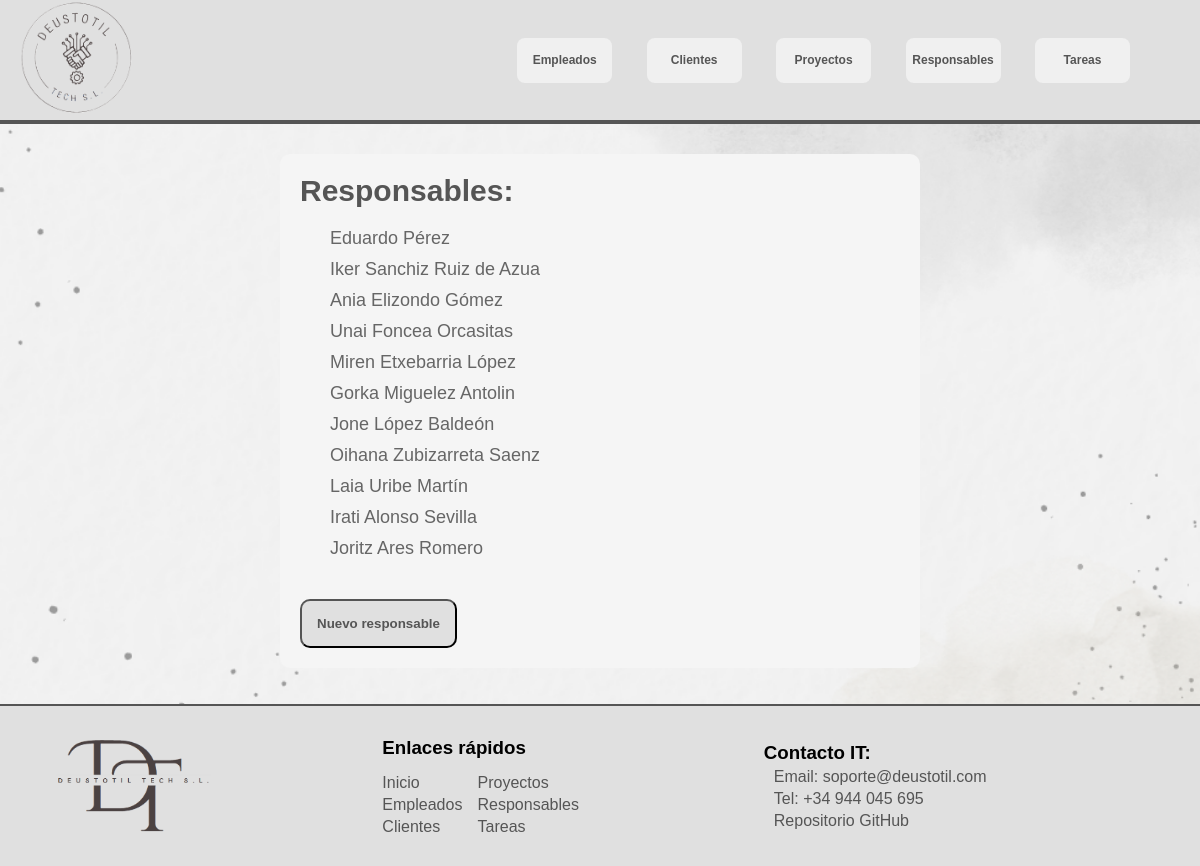
The app's page /deustotil/responsables with its own data.
### appdeustotil/models.py (models this page shows, shortened)
class Responsable(models.Model):
    DNI = models.CharField(max_length=9)
    nombre = models.CharField(max_length=30)
    apellidos = models.CharField(max_length=60)
    cargo = models.CharField(max_length=60)
    fecha_incorporacion = models.DateField()

### appdeustotil/views.py (the view)
# urls.py: path('responsables', views.ResponsableListView.as_view(), name='responsables'),
class ResponsableListView(ListView):
    model = Responsable
    queryset = Responsable.objects.all()

### appdeustotil/templates/appdeustotil/responsable_list.html
{% extends "base.html" %}
{% block content %}
<section id="content">
    <h2>Responsables:</h2>
    <ul>
    {% for responsable in object_list %}
        <li>
            <a href="{% url 'detalles_responsable' responsable.id %}">{{ responsable.nombre}} {{ responsable.apellidos}}</a>
        </li>
    {% endfor %}
    </ul>
    <button><a href="{% url 'crear_responsable'%}">Nuevo responsable</a></button>
</section>
{% endblock %}

### appdeustotil/static/css/styles.css (style rules this page uses)
* { margin:0; padding:0; font-family: Arial, Helvetica, sans-serif; }
html, body { height: 100%; }
#content { background-color: whitesmoke; max-width: 600px; margin: auto; padding: 20px; border-radius: 10px; }
article section { padding: 20px; margin-left: 10px; color:#555555; }
article section h2 { color: #555555; font-size: 30px; font-weight: 700; margin-bottom: 20px; }
article section ul { list-style: none; margin-left: 30px; margin-bottom: 20px; }
article section ul li { margin: 10px 0; font-size: 18px; }
article section ul li a { text-decoration: none; color: #666666; }
article section button { margin-top: 20px; padding: 15px; background-color: #e0e0e0; color:#555555; border-radius: 10px; font-weight: bold; }
article section button a { color: #555555; text-decoration: none; }

### records on screen
Responsable: nombre "Eduardo", apellidos "Pérez"
Responsable: nombre "Iker", apellidos "Sanchiz Ruiz de Azua"
Responsable: nombre "Ania", apellidos "Elizondo Gómez"
Responsable: nombre "Unai", apellidos "Foncea Orcasitas"
Responsable: nombre "Miren", apellidos "Etxebarria López"
Responsable: nombre "Gorka", apellidos "Miguelez Antolin"
Responsable: nombre "Jone", apellidos "López Baldeón"
Responsable: nombre "Oihana", apellidos "Zubizarreta Saenz"
Responsable: nombre "Laia", apellidos "Uribe Martín"
Responsable: nombre "Irati", apellidos "Alonso Sevilla"
Responsable: nombre "Joritz", apellidos "Ares Romero"
